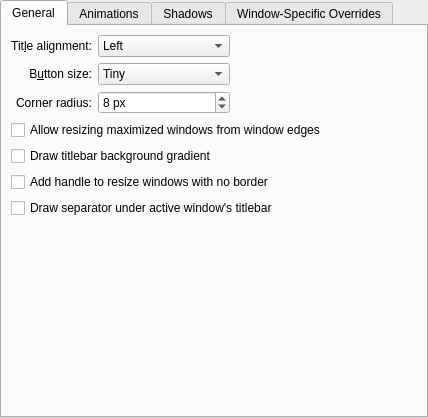
<?xml version="1.0" encoding="UTF-8"?>
<ui version="4.0">
 <class>LightlyConfigurationUI</class>
 <widget class="QWidget" name="LightlyConfigurationUI">
  <property name="geometry">
   <rect>
    <x>0</x>
    <y>0</y>
    <width>428</width>
    <height>418</height>
   </rect>
  </property>
  <layout class="QVBoxLayout" name="verticalLayout">
   <property name="margin">
    <number>0</number>
   </property>
   <item>
    <widget class="QTabWidget" name="tabWidget">
     <property name="currentIndex">
      <number>0</number>
     </property>
     <widget class="QWidget" name="tab">
      <attribute name="title">
       <string>General</string>
      </attribute>
      <layout class="QGridLayout" name="gridLayout_4">
       <item row="0" column="0">
        <widget class="QLabel" name="label_3">
         <property name="text">
          <string>Tit&amp;le alignment:</string>
         </property>
         <property name="alignment">
          <set>Qt::AlignRight|Qt::AlignTrailing|Qt::AlignVCenter</set>
         </property>
         <property name="buddy">
          <cstring>titleAlignment</cstring>
         </property>
        </widget>
       </item>
       <item row="1" column="0">
        <widget class="QLabel" name="label_4">
         <property name="text">
          <string>B&amp;utton size:</string>
         </property>
         <property name="alignment">
          <set>Qt::AlignRight|Qt::AlignTrailing|Qt::AlignVCenter</set>
         </property>
         <property name="buddy">
          <cstring>buttonSize</cstring>
         </property>
        </widget>
       </item>
       <item row="1" column="1">
        <widget class="QComboBox" name="buttonSize">
         <item>
          <property name="text">
           <string>Tiny</string>
          </property>
         </item>
         <item>
          <property name="text">
           <string comment="@item:inlistbox Button size:">Small</string>
          </property>
         </item>
         <item>
          <property name="text">
           <string comment="@item:inlistbox Button size:">Medium</string>
          </property>
         </item>
         <item>
          <property name="text">
           <string comment="@item:inlistbox Button size:">Large</string>
          </property>
         </item>
         <item>
          <property name="text">
           <string comment="@item:inlistbox Button size:">Very Large</string>
          </property>
         </item>
        </widget>
       </item>
       <item row="0" column="1">
        <widget class="QComboBox" name="titleAlignment">
         <item>
          <property name="text">
           <string>Left</string>
          </property>
         </item>
         <item>
          <property name="text">
           <string>Center</string>
          </property>
         </item>
         <item>
          <property name="text">
           <string>Center (Full Width)</string>
          </property>
         </item>
         <item>
          <property name="text">
           <string>Right</string>
          </property>
         </item>
        </widget>
       </item>
       <item row="0" column="2">
        <spacer name="horizontalSpacer">
         <property name="orientation">
          <enum>Qt::Horizontal</enum>
         </property>
         <property name="sizeHint" stdset="0">
          <size>
           <width>40</width>
           <height>20</height>
          </size>
         </property>
        </spacer>
       </item>
       <item row="7" column="0" colspan="3">
        <spacer name="verticalSpacer">
         <property name="orientation">
          <enum>Qt::Vertical</enum>
         </property>
         <property name="sizeHint" stdset="0">
          <size>
           <width>20</width>
           <height>40</height>
          </size>
         </property>
        </spacer>
       </item>
       <item row="5" column="0" colspan="3">
        <widget class="QCheckBox" name="drawSizeGrip">
         <property name="text">
          <string>Add handle to resize windows with no border</string>
         </property>
        </widget>
       </item>
       <item row="6" column="0" colspan="3">
        <widget class="QCheckBox" name="drawTitleBarSeparator">
         <property name="text">
          <string>Draw separator under active window's titlebar</string>
         </property>
        </widget>
       </item>
       <item row="3" column="0" colspan="3">
        <widget class="QCheckBox" name="drawBorderOnMaximizedWindows">
         <property name="text">
          <string>Allow resizing maximized windows from window edges</string>
         </property>
        </widget>
       </item>
       <item row="4" column="0" colspan="3">
        <widget class="QCheckBox" name="drawBackgroundGradient">
         <property name="text">
          <string>Draw titlebar background gradient</string>
         </property>
        </widget>
       </item>
       <item row="2" column="1">
        <widget class="QSpinBox" name="cornerRadius">
         <property name="suffix">
          <string> px</string>
         </property>
         <property name="minimum">
          <number>1</number>
         </property>
         <property name="maximum">
          <number>16</number>
         </property>
         <property name="value">
          <number>8</number>
         </property>
        </widget>
       </item>
       <item row="2" column="0">
        <widget class="QLabel" name="cornerRadiusLabel">
         <property name="text">
          <string>Corner radius:</string>
         </property>
         <property name="alignment">
          <set>Qt::AlignRight|Qt::AlignTrailing|Qt::AlignVCenter</set>
         </property>
        </widget>
       </item>
      </layout>
     </widget>
     <widget class="QWidget" name="tab_2">
      <attribute name="title">
       <string>Animations</string>
      </attribute>
      <layout class="QGridLayout" name="gridLayout_5">
       <item row="1" column="0">
        <widget class="QLabel" name="animationsDurationLabel">
         <property name="enabled">
          <bool>false</bool>
         </property>
         <property name="text">
          <string>Anima&amp;tions duration:</string>
         </property>
         <property name="alignment">
          <set>Qt::AlignRight|Qt::AlignTrailing|Qt::AlignVCenter</set>
         </property>
         <property name="buddy">
          <cstring>animationsDuration</cstring>
         </property>
        </widget>
       </item>
       <item row="1" column="1">
        <widget class="QSpinBox" name="animationsDuration">
         <property name="enabled">
          <bool>false</bool>
         </property>
         <property name="suffix">
          <string> ms</string>
         </property>
         <property name="maximum">
          <number>500</number>
         </property>
        </widget>
       </item>
       <item row="1" column="2">
        <spacer name="horizontalSpacer_4">
         <property name="orientation">
          <enum>Qt::Horizontal</enum>
         </property>
         <property name="sizeHint" stdset="0">
          <size>
           <width>40</width>
           <height>20</height>
          </size>
         </property>
        </spacer>
       </item>
       <item row="0" column="0" colspan="3">
        <widget class="QCheckBox" name="animationsEnabled">
         <property name="text">
          <string>Enable animations</string>
         </property>
        </widget>
       </item>
       <item row="2" column="0" colspan="3">
        <spacer name="verticalSpacer_2">
         <property name="orientation">
          <enum>Qt::Vertical</enum>
         </property>
         <property name="sizeHint" stdset="0">
          <size>
           <width>20</width>
           <height>40</height>
          </size>
         </property>
        </spacer>
       </item>
      </layout>
     </widget>
     <widget class="QWidget" name="tab_4">
      <attribute name="title">
       <string>Shadows</string>
      </attribute>
      <layout class="QGridLayout" name="gridLayout">
       <item row="0" column="0">
        <widget class="QLabel" name="label">
         <property name="text">
          <string>Si&amp;ze:</string>
         </property>
         <property name="alignment">
          <set>Qt::AlignRight|Qt::AlignTrailing|Qt::AlignVCenter</set>
         </property>
         <property name="buddy">
          <cstring>shadowSize</cstring>
         </property>
        </widget>
       </item>
       <item row="0" column="1">
        <widget class="QComboBox" name="shadowSize">
         <item>
          <property name="text">
           <string comment="@item:inlistbox Button size:">None</string>
          </property>
         </item>
         <item>
          <property name="text">
           <string comment="@item:inlistbox Button size:">Small</string>
          </property>
         </item>
         <item>
          <property name="text">
           <string comment="@item:inlistbox Button size:">Medium</string>
          </property>
         </item>
         <item>
          <property name="text">
           <string comment="@item:inlistbox Button size:">Large</string>
          </property>
         </item>
         <item>
          <property name="text">
           <string comment="@item:inlistbox Button size:">Very Large</string>
          </property>
         </item>
        </widget>
       </item>
       <item row="1" column="0">
        <widget class="QLabel" name="label_2">
         <property name="text">
          <string comment="strength of the shadow (from transparent to opaque)">S&amp;trength:</string>
         </property>
         <property name="alignment">
          <set>Qt::AlignRight|Qt::AlignTrailing|Qt::AlignVCenter</set>
         </property>
         <property name="buddy">
          <cstring>shadowStrength</cstring>
         </property>
        </widget>
       </item>
       <item row="1" column="1">
        <widget class="QSpinBox" name="shadowStrength">
         <property name="suffix">
          <string>%</string>
         </property>
         <property name="minimum">
          <number>10</number>
         </property>
         <property name="maximum">
          <number>100</number>
         </property>
        </widget>
       </item>
       <item row="1" column="2">
        <spacer name="horizontalSpacer_5">
         <property name="orientation">
          <enum>Qt::Horizontal</enum>
         </property>
         <property name="sizeHint" stdset="0">
          <size>
           <width>40</width>
           <height>20</height>
          </size>
         </property>
        </spacer>
       </item>
       <item row="2" column="0">
        <widget class="QLabel" name="label_5">
         <property name="text">
          <string>Color:</string>
         </property>
         <property name="alignment">
          <set>Qt::AlignRight|Qt::AlignTrailing|Qt::AlignVCenter</set>
         </property>
        </widget>
       </item>
       <item row="2" column="1">
        <widget class="KColorButton" name="shadowColor"/>
       </item>
       <item row="3" column="0" colspan="3">
        <spacer name="verticalSpacer_3">
         <property name="orientation">
          <enum>Qt::Vertical</enum>
         </property>
         <property name="sizeHint" stdset="0">
          <size>
           <width>20</width>
           <height>40</height>
          </size>
         </property>
        </spacer>
       </item>
      </layout>
     </widget>
     <widget class="QWidget" name="tab_3">
      <attribute name="title">
       <string>Window-Specific Overrides</string>
      </attribute>
      <layout class="QVBoxLayout" name="verticalLayout_3">
       <item>
        <widget class="Lightly::ExceptionListWidget" name="exceptions" native="true">
         <property name="sizePolicy">
          <sizepolicy hsizetype="Preferred" vsizetype="Expanding">
           <horstretch>0</horstretch>
           <verstretch>0</verstretch>
          </sizepolicy>
         </property>
        </widget>
       </item>
      </layout>
     </widget>
    </widget>
   </item>
  </layout>
 </widget>
 <customwidgets>
  <customwidget>
   <class>KColorButton</class>
   <extends>QPushButton</extends>
   <header>kcolorbutton.h</header>
  </customwidget>
  <customwidget>
   <class>Lightly::ExceptionListWidget</class>
   <extends>QWidget</extends>
   <header>config/lightlyexceptionlistwidget.h</header>
   <container>1</container>
  </customwidget>
 </customwidgets>
 <tabstops>
  <tabstop>tabWidget</tabstop>
  <tabstop>titleAlignment</tabstop>
  <tabstop>buttonSize</tabstop>
  <tabstop>outlineCloseButton</tabstop>
  <tabstop>drawBorderOnMaximizedWindows</tabstop>
  <tabstop>drawBackgroundGradient</tabstop>
  <tabstop>drawSizeGrip</tabstop>
  <tabstop>drawTitleBarSeparator</tabstop>
  <tabstop>animationsEnabled</tabstop>
  <tabstop>animationsDuration</tabstop>
  <tabstop>shadowSize</tabstop>
  <tabstop>shadowStrength</tabstop>
  <tabstop>shadowColor</tabstop>
 </tabstops>
 <resources/>
 <connections>
  <connection>
   <sender>animationsEnabled</sender>
   <signal>toggled(bool)</signal>
   <receiver>animationsDurationLabel</receiver>
   <slot>setEnabled(bool)</slot>
   <hints>
    <hint type="sourcelabel">
     <x>34</x>
     <y>194</y>
    </hint>
    <hint type="destinationlabel">
     <x>84</x>
     <y>221</y>
    </hint>
   </hints>
  </connection>
  <connection>
   <sender>animationsEnabled</sender>
   <signal>toggled(bool)</signal>
   <receiver>animationsDuration</receiver>
   <slot>setEnabled(bool)</slot>
   <hints>
    <hint type="sourcelabel">
     <x>108</x>
     <y>194</y>
    </hint>
    <hint type="destinationlabel">
     <x>141</x>
     <y>229</y>
    </hint>
   </hints>
  </connection>
 </connections>
</ui>
